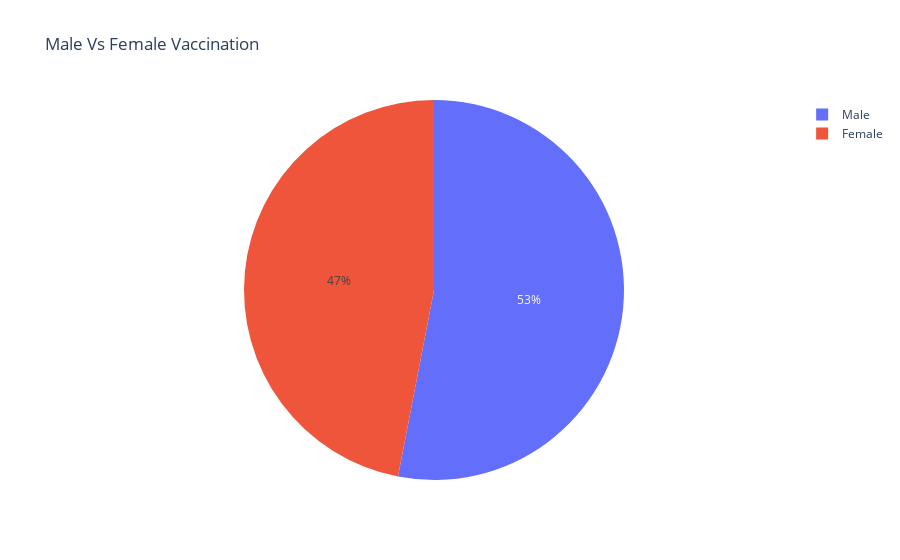

Write notebook code for a chart like this one.
### Code cell
# checking the ratios of male and female vaccination percentage 
male=vaccine_df['Male(Individuals Vaccinated)'].sum()
female=vaccine_df['Female(Individuals Vaccinated)'].sum()
px.pie(names=["Male","Female"],values=[male,female],title="Male Vs Female Vaccination")

### Figure 1 — Plotly figure (JSON) as saved in the notebook; plotly's stock layout.template omitted (floating-point values rounded to 4 significant figures)
{"data": [{"domain": {"x": [0, 1], "y": [0, 1]}, "hovertemplate": "label=%{label}<br>value=%{value}<extra></extra>", "labels": ["Male", "Female"], "legendgroup": "", "name": "", "showlegend": true, "type": "pie", "values": [7138698858, 6321628736]}], "layout": {"legend": {"tracegroupgap": 0}, "title": {"text": "Male Vs Female Vaccination"}}}
